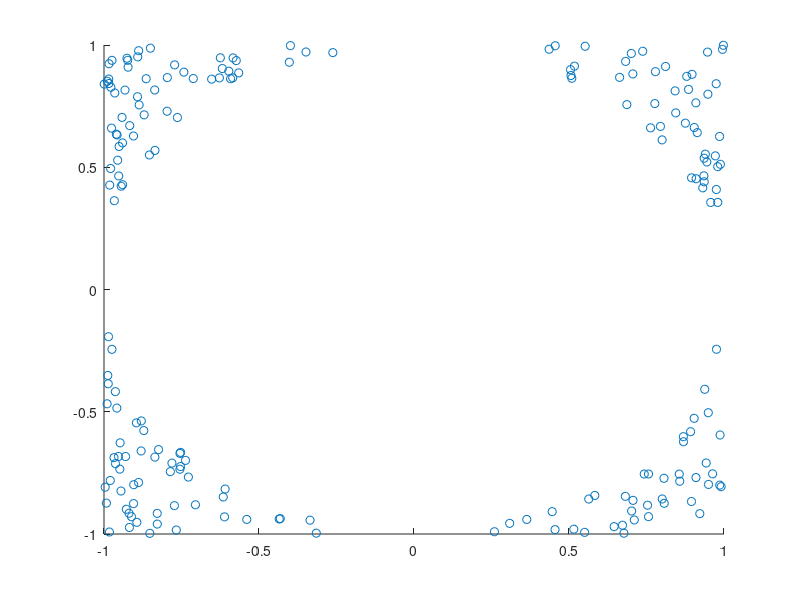

Recreate this plot in MATLAB.
%%% Data: 29.02.2024
%%% Thema: Create multiple bubbles and show it in 2D
close all
clear 

bubble_seed = 42;
Nbubbles = 10; % number of bubbles
Ndims = 2; % [x y] or [x y z]
bubble_step = 0.1; % one step of bubble moving
bubble_Dist = 1; % maximum distance

% posTar = [0 40;10 20]; % [x y]
%%  a bivariate normal distribution
mu = [1 2];  %mean vector
Sigma = [1 .5; .5 2]; R = chol(Sigma); %covariance vector
z = repmat(mu,100,1) + randn(100,2)*R;
%% uniform distribution
% Generate integer values from the uniform distribution on the set 
% rng(bubble_seed);
%  constrains a, b
a=30;
b=35;
Nbubbles=10;
posTar = randi([a,b],Nbubbles,3);
% posTar(:,3) = posTar(:,3) + move_ii;
move_ii = 10;
posTar = posTar + move_ii*ones(Nbubbles, 3);
NTargets = size(posTar, 1);
bDirectSound = 0;

x = posTar(:,1);
y = posTar(:,2);
z = posTar(:,3);
figure
plot3(x,y,z, '-ok')
grid on
%% Generate N random uniformly distributed points in a specific area
N=200; %number of points
n=1;   %Iterator
x_range=[-1 1]; %Range of width
mid_point=[mean(x_range),mean(x_range)]; %Center of box
radius=1;   %Radius of circle
point_arr=zeros(N,2); %This will hold the point
while n<=N
    temp_xy = (x_range(2)-x_range(1)).*rand(1,2) + x_range(1); %Generate 2 random numbers x and y
    d = sqrt(sum((temp_xy-mid_point).^2)); %Find distance between the point generated and the middle
    if d>radius %If the distance is smaller than the radius, discard it, else accept it
        point_arr(n,:)=temp_xy;
        n=n+1;
    end
end
scatter (point_arr(:,1),point_arr(:,2))